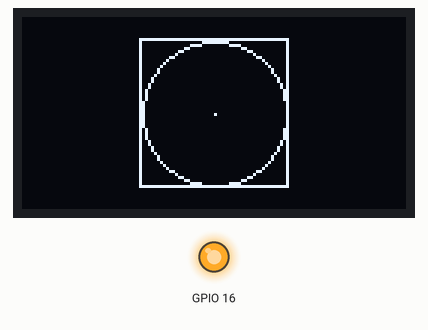
Simulated run of this sketch. Board: ESP32. Parts: 128×64 one-colour display, output pins drawn as LEDs (lit = HIGH).

Above: at 0.1 s.

The sketch:

Basics.ino
```cpp
/*
 *
 * A source file to play around with the features of the ESP32 WiFi LoRa
 * Special thanks to @shifttymike for the awesome Birthday present!
 * Check him out @ https://github.com/shifttymike
 *
 * Author: Dillon Heald
 */

#include <Wire.h>  // Only needed for Arduino 1.6.5 and earlier
#include "SSD1306.h" // alias for `#include "SSD1306Wire.h"`


//OLED pins to ESP32 GPIOs via this connecthin:
//OLED_SDA -- GPIO4
//OLED_SCL -- GPIO15
//OLED_RST -- GPIO16

//Create/init SSD1306 object
SSD1306  display(0x3c, 4, 15);

void setup() {

  pinMode(16,OUTPUT);
  digitalWrite(16, LOW);    // set GPIO16 low to reset OLED
  delay(50);
  digitalWrite(16, HIGH); // while OLED is running, must set GPIO16 in high

  Serial.begin(115200);
  Serial.println();
  Serial.println();


  // Initialising the UI will init the display too.
  display.init();

  display.flipScreenVertically();
  display.setFont(ArialMT_Plain_10);

/*
  pinMode(16,OUTPUT);
  digitalWrite(16, LOW);    // set GPIO16 low to reset OLED
  delay(50);
  digitalWrite(16, HIGH); // while OLED is running, must set GPIO16 in high

  // Initialising the UI will init the display too.
  display.init();
  display.flipScreenVertically(); //because why not?
  display.setFont(ArialMT_Plain_10);  //No comica sans allowed
*/
}

void loop() {
  // clear the display
  display.clear();

  //Draw a thing
  drawSomething();

  // write the buffer to the display
  display.display();

  //So the micro doesn't do a frighten, Casual 100FPS #MicroMasterRace
  delay(10);


}

void drawSomething(){
  //make a rectangle                  // displayWidth - 2*xDis, displayHeight - 2*yDis
  display.drawRect(39, 7, 50, 50);   //(leftTop x, LeftTop y, distance from x, distance from y) - start at 1
  //make dot at center
  display.setPixel(64, 32);           //(x coordinate, y coordinate) - start at 1
  //Circle inside square (hopefully)
  display.setColor(WHITE);
  display.drawCircle(64, 32, 24);     //(xCenter, yCenter, Radius)
}
```
